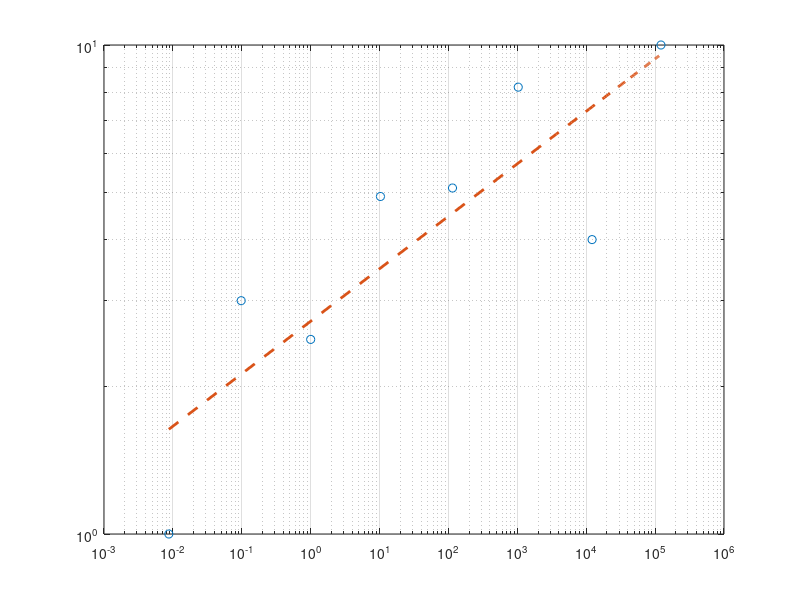
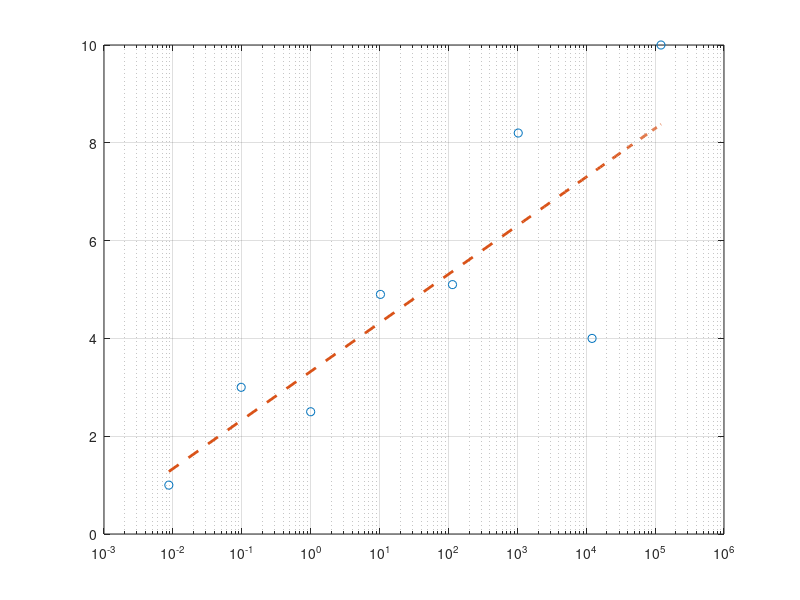

Source code (MATLAB) for these figures, in order:
%% polyfit in matlab

close all

x = [10.7^-2 10.2^-1 10.2^0 10.3^1 10.7^2 10.1^3 10.5^4 10.4^5]
y = [1 3 2.5 4.9 5.1 8.2 4 10]

figure

loglog(x,y,'Marker','o','LineStyle','none','MarkerSize',6),
P = polyfit(log(x),log(y),1);
yfit = exp(polyval(P,log(x)));
x1 = linspace(min(x),max(x));
y1 = exp(polyval(P,log(x1)));
hold on, loglog(x1,y1,'LineStyle','--','LineWidth',2),grid on , box on

figure

semilogx(x,y,'Marker','o','LineStyle','none','MarkerSize',6),
P = polyfit(log(x),y,1);
yfit = exp(polyval(P,log(x)));
x1 = linspace(min(x),max(x));
y1 = exp(polyval(P,log(x1)));
hold on, plot(x1,log(y1),'LineStyle','--','LineWidth',2),grid on , box on

%%%
    % subplot(sx,sy,p)
%     loglog(x,y,'MarkerEdgeColor',next_color,'Marker','o','LineStyle','none','MarkerSize',6),
%     P = polyfit(log(x),log(y),1);
%     yfit = exp(polyval(P,log(x)));
%     x1 = linspace(min(x),max(x));
%     y1 = exp(polyval(P,log(x1)));
%     hold on,loglog(x1,y1,'LineStyle','--','color',next_color,'LineWidth',2),grid on , box on
%  

